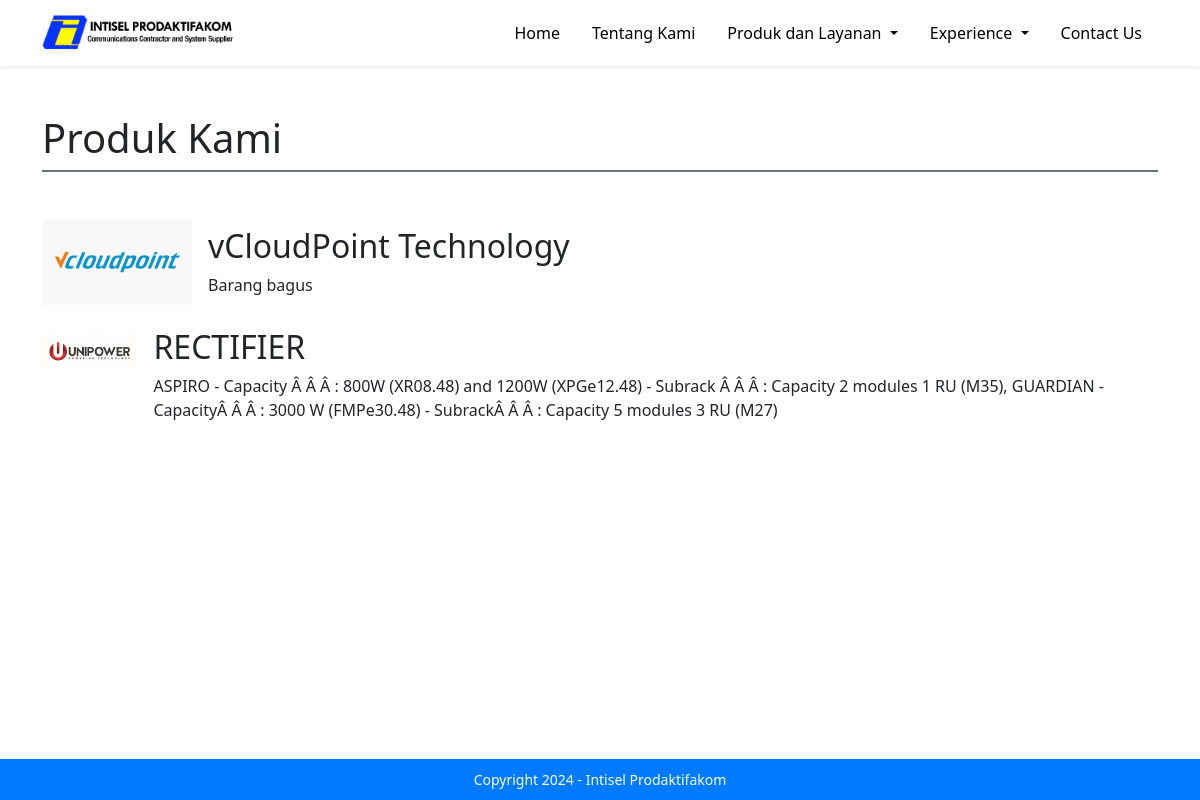
The page /product.php on the database its author committed.
### tables this page shows
CREATE TABLE `produk` (
  `no` int(11) NOT NULL,
  `nama_produk` varchar(100) NOT NULL,
  `penjelasan_produk` text NOT NULL,
  `gambar` varchar(100) NOT NULL
);

### product.php (the view, shortened to what this page needs)
<?php include 'config.php' ?>
<!DOCTYPE html>
<html lang="en">
<head>
  <link href="https://cdn.jsdelivr.net/npm/bootstrap@5.3.0/dist/css/bootstrap.min.css" rel="stylesheet">
</head>
<body>
  <header>
    <div class="navbar shadow-sm" id="customNavbar">
      <div class="container d-flex justify-content-between">
        <a href="#" class="navbar-brand d-flex align-items-center">
          <img src="bann/logo-intisel.png" alt="Logo" style="height: 40px; width: auto;">
        </a>
        <ul class="nav d-none d-md-flex">
          <li class="nav-item"><a class="nav-link" href="index.php">Home</a></li>
          <li class="nav-item"><a class="nav-link" href="tentang_kami.php">Tentang Kami</a></li>
          <li class="nav-item dropdown">
            <a class="nav-link dropdown-toggle" href="#" id="navbarDropdown" role="button" data-bs-toggle="dropdown" aria-expanded="false">
              Produk dan Layanan
            </a>
          </li>
          <li class="nav-item dropdown">
            <a class="nav-link dropdown-toggle" href="#" id="navbarDropdown" role="button" data-bs-toggle="dropdown" aria-expanded="false">
              Experience
            </a>
          </li>
          <li class="nav-item"><a class="nav-link" href="contact_us.php">Contact Us</a></li>
        </ul>
      </div>
    </div>
  </header>
  <main class="container py-5">
    <div class="text-left mb-4">
      <h1>Produk Kami</h1>
      <div class="bg-secondary w-100 mb-5" style="height: 2px;"></div>
    </div>
    <div class="row">
      <?php
      $sql = "SELECT * FROM produk";
      $result = $conn->query($sql);
      if ($result->num_rows > 0) {
        while ($row = $result->fetch_assoc()) {
          echo '
                <div class="col-md-12 d-flex mb-2 align-items-center">
                  <div class="me-3" style="width: 150px; height: 100px; overflow: hidden;">
                    <img src="gam_produk/' . htmlspecialchars($row['gambar']) . '" alt="' . htmlspecialchars($row['nama_produk']) . '" class="img-fluid">
                  </div>
                  <div>
                    <h2>' . htmlspecialchars($row['nama_produk']) . '</h2>
                    <p>' . htmlspecialchars($row['penjelasan_produk']) . '</p>
                  </div>
                </div>';
        }
      } else {
        echo "<p>Produk tidak tersedia.</p>";
      }
      ?>
    </div>
  </main>
  <footer class="custom-footer">
    <div class="container">
      <p class="footer-text">Copyright 2024 - Intisel Prodaktifakom</p>
    </div>
  </footer>
</body>
</html>

### product.php (style rules this page uses)
html, body { height: 100%; margin: 0; display: flex; flex-direction: column; }
.custom-footer { background-color: #007bff; color: white; text-align: center; padding: 10px 0; margin-top: auto; }
.custom-footer .footer-text { margin: 0; font-size: 14px; }
main { flex-grow: 1; }
#customNavbar { background-color: #ffffff; }
#customNavbar a.nav-link { color: #000000; }

### rows shown on the page
produk: gambar (picture), nama_produk "vCloudPoint Technology", penjelasan_produk "Barang bagus"
produk: gambar (picture), nama_produk "RECTIFIER", penjelasan_produk "ASPIRO - Capacity Â Â Â : 800W (XR08.48) and 1200W (XPGe12.48) - Subrack Â Â Â : Capacity 2 modules 1 RU (M35), GUARDIAN - CapacityÂ Â Â : 3000 W (FMPe30.48) - SubrackÂ Â Â : Capacity 5 modules 3 RU (M27)"
